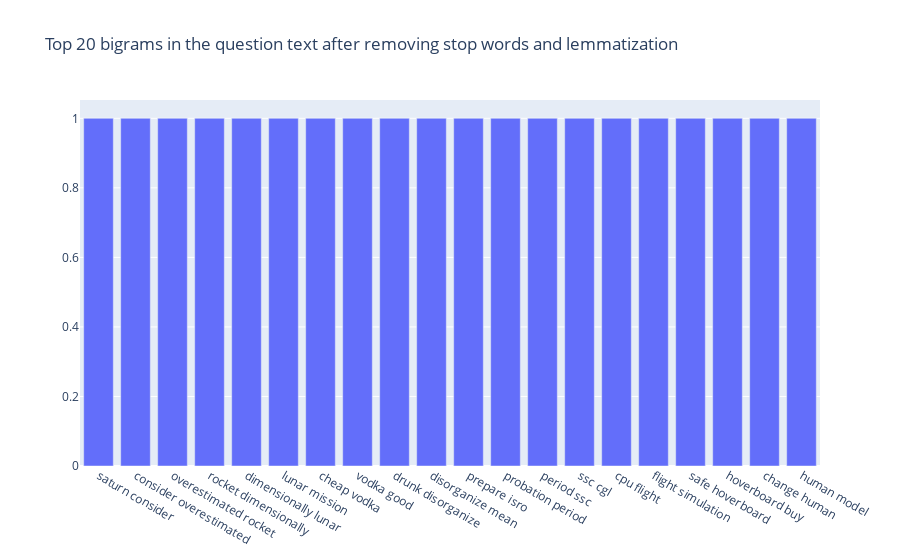

Notebook code cell kept with this figure:
### Code cell
fig = go.Figure([go.Bar(x=df3['bigram'], y=df3['count'])])
fig.update_layout(title=go.layout.Title(text="Top 20 bigrams in the question text after removing stop words and lemmatization"))
fig.show()

### Figure 1 — Plotly figure (JSON) as saved in the notebook; plotly's stock layout.template omitted (floating-point values rounded to 4 significant figures)
{"data": [{"type": "bar", "x": ["saturn consider", "consider overestimated", "overestimated rocket", "rocket dimensionally", "dimensionally lunar", "lunar mission", "cheap vodka", "vodka good", "drunk disorganize", "disorganize mean", "prepare isro", "probation period", "period ssc", "ssc cgl", "cpu flight", "flight simulation", "safe hoverboard", "hoverboard buy", "change human", "human model"], "y": [1, 1, 1, 1, 1, 1, 1, 1, 1, 1, 1, 1, 1, 1, 1, 1, 1, 1, 1, 1]}], "layout": {"title": {"text": "Top 20 bigrams in the question text after removing stop words and lemmatization"}}}
